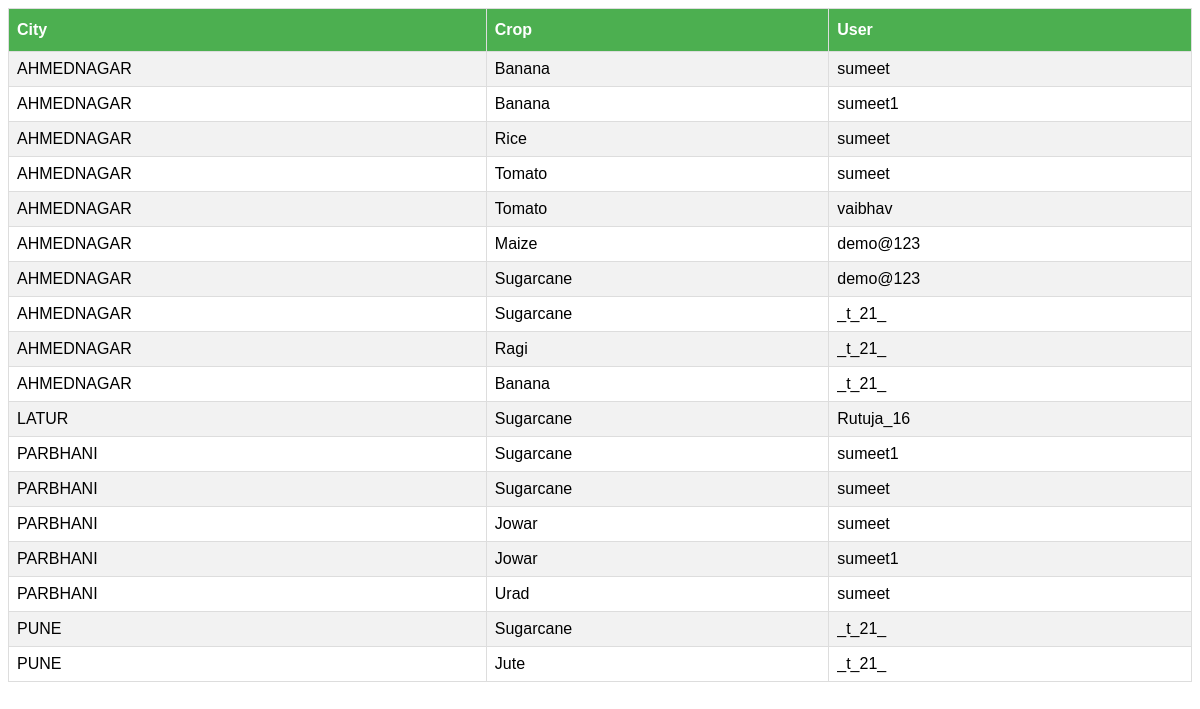
The app's page /cropcountadminview with its own data.
### accounts/models.py (models this page shows, shortened)
class WillPlant(models.Model):
    user=models.CharField(max_length=20)
    crop=models.CharField(max_length=20)
    town=models.CharField(max_length=20)

### accounts/views.py (the view)
# urls.py: path('cropcountadminview', views.cropcountadminview,name='cropcountadminview'),
def cropcountadminview(request):
    will_plant = WillPlant.objects.values('user', 'crop', 'town')
    lis=[]
    for i in will_plant:
        lis.append(i)
    croplist=[]
    for i in lis:
        croplist.append(i['crop'])
    croplist = list(set(croplist))
    citylist=[]
    for i in lis:
        croplist.append(i['crop'])
    citylist = list(set(citylist))
    lis2=[]
    cnt=0
    dic2={}
    lis=sorted(lis, key=lambda i: i['town'])
    dic={'dic':lis}
    return render(request,'accounts/cropcountadminview.html',dic)

### accounts/templates/accounts/cropcountadminview.html (shortened to what this page needs)
<!DOCTYPE html>
<html lang="en">
<head>
</head>
<body>
<table id="customers">
  <tr>
    <th>City</th>
    <th>Crop</th>
    <th>User</th>
  </tr>
	{% for i in dic %}
  		<tr>
    		<td>{{i.town}}</td>
    		<td>{{i.crop}}</td>
    		<td>{{i.user}}</td>
  		</tr>
 	{% endfor %}
</table>
</body>
</html>

### accounts/templates/accounts/cropcountadminview.html (style rules this page uses)
#customers { font-family: "Trebuchet MS", Arial, Helvetica, sans-serif; border-collapse: collapse; width: 100%; }
#customers td, #customers th { border: 1px solid #ddd; padding: 8px; }
#customers tr:nth-child(even) { background-color: #f2f2f2; }
#customers th { padding-top: 12px; padding-bottom: 12px; text-align: left; background-color: #4CAF50; color: white; }

### records on screen
WillPlant: town "AHMEDNAGAR", crop "Banana", user "sumeet"
WillPlant: town "AHMEDNAGAR", crop "Banana", user "sumeet1"
WillPlant: town "AHMEDNAGAR", crop "Rice", user "sumeet"
WillPlant: town "AHMEDNAGAR", crop "Tomato", user "sumeet"
WillPlant: town "AHMEDNAGAR", crop "Tomato", user "vaibhav"
WillPlant: town "AHMEDNAGAR", crop "Maize", user "demo@123"
WillPlant: town "AHMEDNAGAR", crop "Sugarcane", user "demo@123"
WillPlant: town "AHMEDNAGAR", crop "Sugarcane", user "_t_21_"
WillPlant: town "AHMEDNAGAR", crop "Ragi", user "_t_21_"
WillPlant: town "AHMEDNAGAR", crop "Banana", user "_t_21_"
WillPlant: town "LATUR", crop "Sugarcane", user "Rutuja_16"
WillPlant: town "PARBHANI", crop "Sugarcane", user "sumeet1"
WillPlant: town "PARBHANI", crop "Sugarcane", user "sumeet"
WillPlant: town "PARBHANI", crop "Jowar", user "sumeet"
WillPlant: town "PARBHANI", crop "Jowar", user "sumeet1"
WillPlant: town "PARBHANI", crop "Urad", user "sumeet"
WillPlant: town "PUNE", crop "Sugarcane", user "_t_21_"
WillPlant: town "PUNE", crop "Jute", user "_t_21_"
